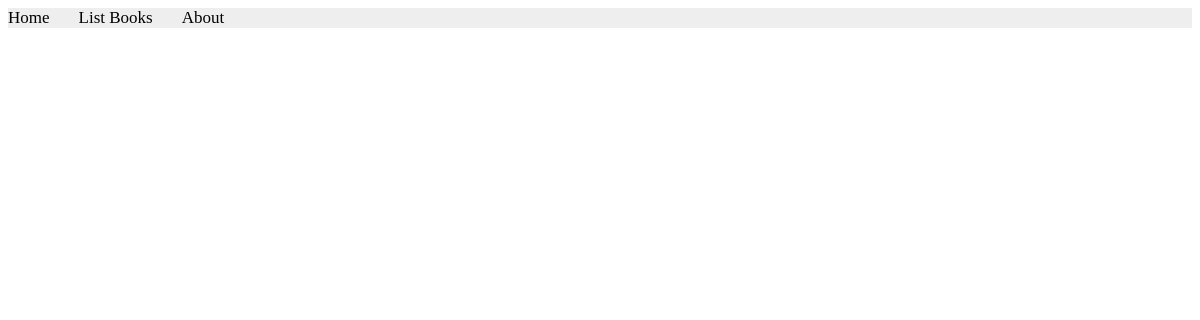
The app's page /books/lab8/task2, older data.
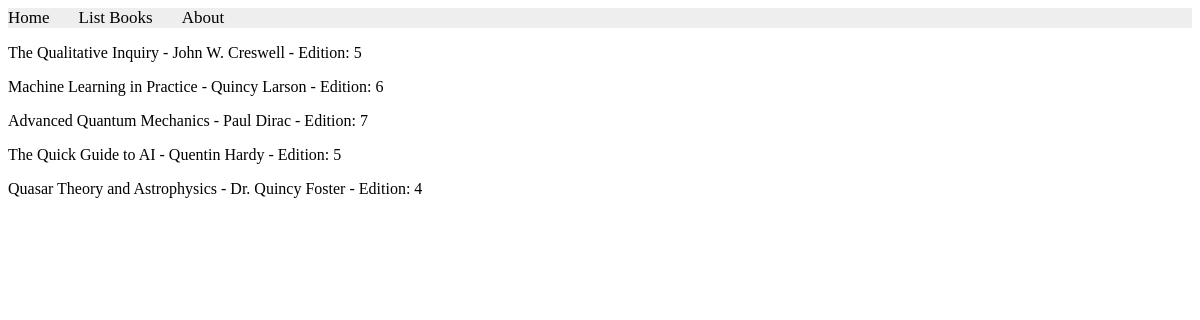
The same page, newer data.
### apps/bookmodule/models.py (models this page shows)
class Book(models.Model):
    title = models.CharField(max_length = 50)
    author = models.CharField(max_length = 50)
    price = models.FloatField(default = 0.0)
    edition = models.SmallIntegerField(default = 1)

### apps/bookmodule/views.py (the view)
# urls.py: path('lab8/task2', views.task2, name='task2'),
def task2(request):
    books = Book.objects.filter(Q(edition__gt=3) & (Q(title__icontains='qu') | Q(author__icontains='qu')))
    return render(request, 'bookmodule/task2.html', {'books': books})

### apps/templates/bookmodule/task2.html (shortened to what this page needs)
{% extends "layouts/base.html" %}
{% load static %}
{% block content %}
{% for book in books %}
    <p>{{ book.title }} - {{ book.author }} - Edition: {{ book.edition }}</p>
{% endfor %}
{% endblock content %}

Row changes from the older to the newer data that the page shows:
added Book: title "The Qualitative Inquiry", author "John W. Creswell", edition "5"
added Book: title "Machine Learning in Practice", author "Quincy Larson", edition "6"
added Book: title "Advanced Quantum Mechanics", author "Paul Dirac", edition "7"
added Book: title "The Quick Guide to AI", author "Quentin Hardy", edition "5"
added Book: title "Quasar Theory and Astrophysics", author "Dr. Quincy Foster", edition "4"
